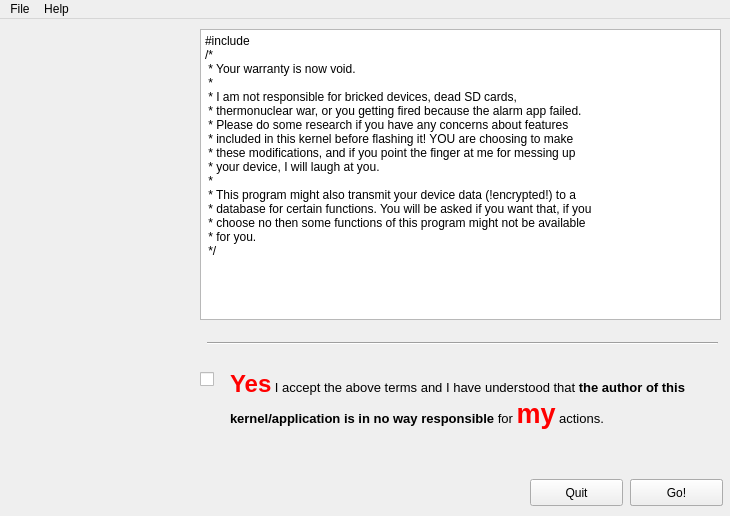
<?xml version="1.0" encoding="UTF-8"?>
<ui version="4.0">
 <class>MainWindow</class>
 <widget class="QMainWindow" name="MainWindow">
  <property name="geometry">
   <rect>
    <x>0</x>
    <y>0</y>
    <width>730</width>
    <height>516</height>
   </rect>
  </property>
  <property name="minimumSize">
   <size>
    <width>730</width>
    <height>516</height>
   </size>
  </property>
  <property name="maximumSize">
   <size>
    <width>730</width>
    <height>516</height>
   </size>
  </property>
  <property name="windowTitle">
   <string>Bricked-Installer</string>
  </property>
  <widget class="QWidget" name="welcome">
   <property name="enabled">
    <bool>true</bool>
   </property>
   <property name="autoFillBackground">
    <bool>false</bool>
   </property>
   <widget class="QPushButton" name="btn_go">
    <property name="enabled">
     <bool>true</bool>
    </property>
    <property name="geometry">
     <rect>
      <x>630</x>
      <y>460</y>
      <width>93</width>
      <height>27</height>
     </rect>
    </property>
    <property name="text">
     <string>Go!</string>
    </property>
   </widget>
   <widget class="QLabel" name="lbl_welcome">
    <property name="geometry">
     <rect>
      <x>200</x>
      <y>10</y>
      <width>511</width>
      <height>431</height>
     </rect>
    </property>
    <property name="text">
     <string>&lt;!DOCTYPE HTML PUBLIC &quot;-//W3C//DTD HTML 4.0//EN&quot; &quot;http://www.w3.org/TR/REC-html40/strict.dtd&quot;&gt;
&lt;html&gt;&lt;head&gt;&lt;meta name=&quot;qrichtext&quot; content=&quot;1&quot; /&gt;&lt;style type=&quot;text/css&quot;&gt;
p, li { white-space: pre-wrap; }
&lt;/style&gt;&lt;/head&gt;&lt;body style=&quot; font-family:'Sans'; font-size:10pt; font-weight:400; font-style:normal;&quot;&gt;
&lt;p style=&quot; margin-top:0px; margin-bottom:0px; margin-left:0px; margin-right:0px; -qt-block-indent:0; text-indent:0px;&quot;&gt;&lt;span style=&quot; font-size:12pt; font-weight:600;&quot;&gt;Welcome to Bricked-Installer!&lt;/span&gt;&lt;/p&gt;
&lt;p style=&quot;-qt-paragraph-type:empty; margin-top:0px; margin-bottom:0px; margin-left:0px; margin-right:0px; -qt-block-indent:0; text-indent:0px;&quot;&gt;&lt;/p&gt;
&lt;p style=&quot; margin-top:0px; margin-bottom:0px; margin-left:0px; margin-right:0px; -qt-block-indent:0; text-indent:0px;&quot;&gt;This installer will attempt to guide you through the deep rabbit hole of flashing kernels onto your Android powered phone.&lt;/p&gt;
&lt;p style=&quot;-qt-paragraph-type:empty; margin-top:0px; margin-bottom:0px; margin-left:0px; margin-right:0px; -qt-block-indent:0; text-indent:0px;&quot;&gt;&lt;/p&gt;
&lt;p style=&quot; margin-top:0px; margin-bottom:0px; margin-left:0px; margin-right:0px; -qt-block-indent:0; text-indent:0px;&quot;&gt;Please follow the steps precisely, plug your phone in when asked and don't unplug it during the process.&lt;/p&gt;
&lt;p style=&quot;-qt-paragraph-type:empty; margin-top:0px; margin-bottom:0px; margin-left:0px; margin-right:0px; -qt-block-indent:0; text-indent:0px;&quot;&gt;&lt;/p&gt;
&lt;p style=&quot; margin-top:0px; margin-bottom:0px; margin-left:0px; margin-right:0px; -qt-block-indent:0; text-indent:0px;&quot;&gt;Have fun!&lt;/p&gt;&lt;/body&gt;&lt;/html&gt;</string>
    </property>
    <property name="alignment">
     <set>Qt::AlignLeading|Qt::AlignLeft|Qt::AlignVCenter</set>
    </property>
    <property name="wordWrap">
     <bool>true</bool>
    </property>
    <property name="indent">
     <number>-1</number>
    </property>
    <property name="openExternalLinks">
     <bool>true</bool>
    </property>
   </widget>
   <widget class="QLabel" name="lbl_brickedimage">
    <property name="geometry">
     <rect>
      <x>10</x>
      <y>10</y>
      <width>181</width>
      <height>461</height>
     </rect>
    </property>
    <property name="text">
     <string>&lt;!DOCTYPE HTML PUBLIC &quot;-//W3C//DTD HTML 4.0//EN&quot; &quot;http://www.w3.org/TR/REC-html40/strict.dtd&quot;&gt;
&lt;html&gt;&lt;head&gt;&lt;meta name=&quot;qrichtext&quot; content=&quot;1&quot; /&gt;&lt;style type=&quot;text/css&quot;&gt;
p, li { white-space: pre-wrap; }
&lt;/style&gt;&lt;/head&gt;&lt;body style=&quot; font-family:'Sans'; font-size:10pt; font-weight:400; font-style:normal;&quot;&gt;
&lt;p style=&quot; margin-top:0px; margin-bottom:0px; margin-left:0px; margin-right:0px; -qt-block-indent:0; text-indent:0px;&quot;&gt;&lt;img src=&quot;:/res/img_us/img_us/skyscraper.png&quot; /&gt;&lt;/p&gt;&lt;/body&gt;&lt;/html&gt;</string>
    </property>
   </widget>
   <widget class="QPushButton" name="btn_go_2">
    <property name="enabled">
     <bool>true</bool>
    </property>
    <property name="geometry">
     <rect>
      <x>630</x>
      <y>460</y>
      <width>93</width>
      <height>27</height>
     </rect>
    </property>
    <property name="text">
     <string>Go!</string>
    </property>
   </widget>
   <widget class="QPushButton" name="btn_quit">
    <property name="enabled">
     <bool>true</bool>
    </property>
    <property name="geometry">
     <rect>
      <x>530</x>
      <y>460</y>
      <width>93</width>
      <height>27</height>
     </rect>
    </property>
    <property name="text">
     <string>Quit</string>
    </property>
   </widget>
   <widget class="QPlainTextEdit" name="txt_disclaimer">
    <property name="geometry">
     <rect>
      <x>200</x>
      <y>10</y>
      <width>521</width>
      <height>291</height>
     </rect>
    </property>
    <property name="frameShape">
     <enum>QFrame::StyledPanel</enum>
    </property>
    <property name="frameShadow">
     <enum>QFrame::Sunken</enum>
    </property>
    <property name="lineWidth">
     <number>1</number>
    </property>
    <property name="midLineWidth">
     <number>0</number>
    </property>
    <property name="undoRedoEnabled">
     <bool>false</bool>
    </property>
    <property name="readOnly">
     <bool>true</bool>
    </property>
    <property name="plainText">
     <string>#include &lt;std_disclaimer.h&gt;
/*
 * Your warranty is now void.
 *
 * I am not responsible for bricked devices, dead SD cards,
 * thermonuclear war, or you getting fired because the alarm app failed.
 * Please do some research if you have any concerns about features
 * included in this kernel before flashing it! YOU are choosing to make
 * these modifications, and if you point the finger at me for messing up
 * your device, I will laugh at you.
 *
 * This program might also transmit your device data (!encrypted!) to a
 * database for certain functions. You will be asked if you want that, if you
 * choose no then some functions of this program might not be available
 * for you.
 */</string>
    </property>
    <property name="textInteractionFlags">
     <set>Qt::NoTextInteraction</set>
    </property>
    <property name="backgroundVisible">
     <bool>false</bool>
    </property>
    <property name="centerOnScroll">
     <bool>false</bool>
    </property>
   </widget>
   <widget class="QLabel" name="lbl_disclaimer_accept">
    <property name="geometry">
     <rect>
      <x>230</x>
      <y>340</y>
      <width>481</width>
      <height>81</height>
     </rect>
    </property>
    <property name="text">
     <string>&lt;!DOCTYPE HTML PUBLIC &quot;-//W3C//DTD HTML 4.0//EN&quot; &quot;http://www.w3.org/TR/REC-html40/strict.dtd&quot;&gt;
&lt;html&gt;&lt;head&gt;&lt;meta name=&quot;qrichtext&quot; content=&quot;1&quot; /&gt;&lt;style type=&quot;text/css&quot;&gt;
p, li { white-space: pre-wrap; }
&lt;/style&gt;&lt;/head&gt;&lt;body style=&quot; font-family:'Sans'; font-size:10pt; font-weight:400; font-style:normal;&quot;&gt;
&lt;p style=&quot; margin-top:0px; margin-bottom:0px; margin-left:0px; margin-right:0px; -qt-block-indent:0; text-indent:0px;&quot;&gt;&lt;span style=&quot; font-size:18pt; font-weight:600; color:#ff0000;&quot;&gt;Yes&lt;/span&gt; I accept the above terms and I have understood that &lt;span style=&quot; font-weight:600;&quot;&gt;the author of this kernel/application is in no way responsible&lt;/span&gt; for &lt;span style=&quot; font-size:20pt; font-weight:600; color:#ff0000;&quot;&gt;my&lt;/span&gt; actions.&lt;/p&gt;&lt;/body&gt;&lt;/html&gt;</string>
    </property>
    <property name="wordWrap">
     <bool>true</bool>
    </property>
   </widget>
   <widget class="QCheckBox" name="chk_agreed">
    <property name="geometry">
     <rect>
      <x>200</x>
      <y>350</y>
      <width>20</width>
      <height>21</height>
     </rect>
    </property>
    <property name="sizePolicy">
     <sizepolicy hsizetype="Minimum" vsizetype="Fixed">
      <horstretch>0</horstretch>
      <verstretch>0</verstretch>
     </sizepolicy>
    </property>
    <property name="minimumSize">
     <size>
      <width>0</width>
      <height>0</height>
     </size>
    </property>
    <property name="sizeIncrement">
     <size>
      <width>0</width>
      <height>0</height>
     </size>
    </property>
    <property name="baseSize">
     <size>
      <width>0</width>
      <height>0</height>
     </size>
    </property>
    <property name="text">
     <string/>
    </property>
    <property name="iconSize">
     <size>
      <width>16</width>
      <height>16</height>
     </size>
    </property>
    <property name="tristate">
     <bool>false</bool>
    </property>
   </widget>
   <widget class="Line" name="line">
    <property name="enabled">
     <bool>true</bool>
    </property>
    <property name="geometry">
     <rect>
      <x>207</x>
      <y>299</y>
      <width>511</width>
      <height>51</height>
     </rect>
    </property>
    <property name="orientation">
     <enum>Qt::Horizontal</enum>
    </property>
   </widget>
  </widget>
  <widget class="QMenuBar" name="menuBar">
   <property name="geometry">
    <rect>
     <x>0</x>
     <y>0</y>
     <width>730</width>
     <height>23</height>
    </rect>
   </property>
   <widget class="QMenu" name="menuFile">
    <property name="title">
     <string>File</string>
    </property>
    <addaction name="actionQuit"/>
   </widget>
   <widget class="QMenu" name="menuInfo">
    <property name="title">
     <string>Help</string>
    </property>
    <addaction name="actionInfo"/>
   </widget>
   <addaction name="menuFile"/>
   <addaction name="menuInfo"/>
  </widget>
  <action name="actionQuit">
   <property name="text">
    <string>Quit</string>
   </property>
  </action>
  <action name="actionInfo">
   <property name="text">
    <string>Info</string>
   </property>
  </action>
 </widget>
 <layoutdefault spacing="6" margin="11"/>
 <resources/>
 <connections/>
</ui>
